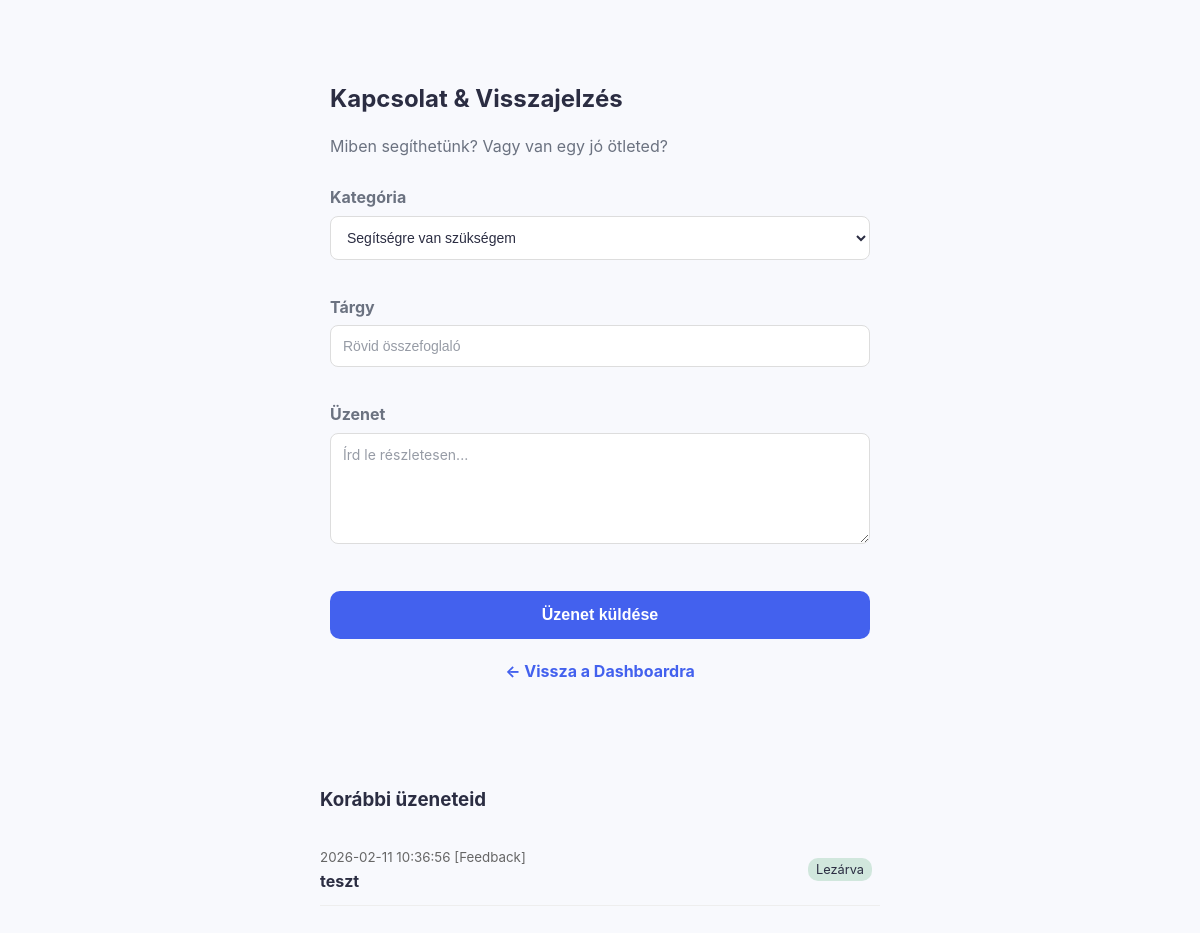
The app's page /support.php (signed in), older data.
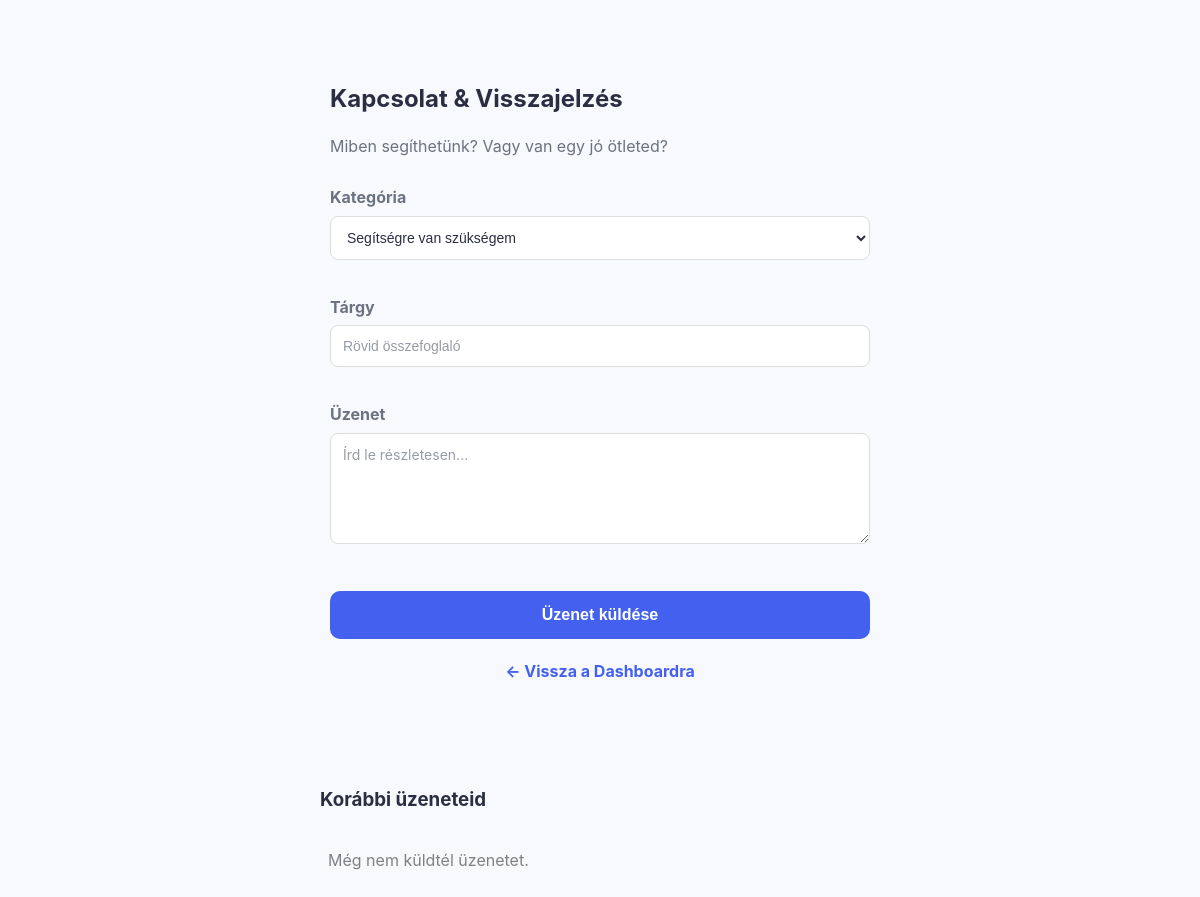
The same page, newer data.
### tables this page shows
CREATE TABLE `support_tickets` (
  `id` int(11) NOT NULL,
  `user_id` int(11) NOT NULL,
  `subject` varchar(255) NOT NULL,
  `message` text NOT NULL,
  `category` enum('Support','Feedback','Bug') DEFAULT 'Support',
  `status` enum('Open','Closed') DEFAULT 'Open',
  `created_at` timestamp NOT NULL DEFAULT current_timestamp()
);

### support.php (the view, shortened to what this page needs)
<?php
require 'database_connect.php';
$user_id = $_SESSION['user_id'];
?>
<!DOCTYPE html>
<html lang="hu">
<head>
    <link rel="stylesheet" href="style.css">
</head>
<body style="background-color: #f4f7f6;">
<div class="card" style="max-width: 600px; margin: 50px auto; padding: 30px;">
    <h2 style="margin-bottom: 10px;">Kapcsolat & Visszajelzés</h2>
    <p style="color: var(--text-muted); margin-bottom: 25px;">Miben segíthetünk? Vagy van egy jó ötleted?</p>
    <form method="POST">
        <div style="margin-bottom: 15px;">
            <label style="display: block; margin-bottom: 5px; font-weight: bold;">Kategória</label>
            <select name="category" style="width: 100%; padding: 12px; border-radius: 8px; border: 1px solid #ddd;">
                <option value="Support">Segítségre van szükségem</option>
            </select>
        </div>
        <div style="margin-bottom: 15px;">
            <label style="display: block; margin-bottom: 5px; font-weight: bold;">Tárgy</label>
            <input type="text" name="subject" placeholder="Rövid összefoglaló" required style="width: 100%; padding: 12px; border: 1px solid #ddd; border-radius: 8px;">
        </div>
        <div style="margin-bottom: 20px;">
            <label style="display: block; margin-bottom: 5px; font-weight: bold;">Üzenet</label>
            <textarea name="message" rows="5" placeholder="Írd le részletesen..." required style="width: 100%; padding: 12px; border: 1px solid #ddd; border-radius: 8px; font-family: inherit;"></textarea>
        </div>
        <button type="submit" name="send_ticket" class="btn-primary" style="width: 100%; padding: 15px; font-size: 1rem;">Üzenet küldése</button>
        <a href="dashboard.php" style="display: block; text-align: center; margin-top: 20px; color: var(--primary); text-decoration: none; font-weight: bold;">← Vissza a Dashboardra</a>
    </form>
</div>
<div class="card" style="max-width: 600px; margin: 20px auto; padding: 20px;">
    <h3>Korábbi üzeneteid</h3>
    <table style="width: 100%; border-collapse: collapse; margin-top: 10px;">
        <?php
        $history = mysqli_query($conn, "SELECT * FROM support_tickets WHERE user_id = $user_id ORDER BY created_at DESC");
        if (mysqli_num_rows($history) == 0) echo "<tr><td style='color:gray'>Még nem küldtél üzenetet.</td></tr>";
        while ($row = mysqli_fetch_assoc($history)):
        ?>
            <tr style="border-bottom: 1px solid #eee;">
                <td style="padding: 10px 0;">
                    <small style="color: #666;"><?php echo $row['created_at']; ?> [<?php echo $row['category']; ?>]</small><br>
                    <strong><?php echo htmlspecialchars($row['subject']); ?></strong>
                </td>
                <td style="text-align: right;">
                    <span style="font-size: 0.8rem; padding: 4px 8px; border-radius: 10px; background: <?php echo $row['status'] == 'Open' ? '#fff3cd' : '#d1e7dd'; ?>;">
                        <?php echo $row['status'] == 'Open' ? 'Folyamatban' : 'Lezárva'; ?>
                    </span>
                </td>
            </tr>
        <?php endwhile; ?>
    </table>
</div>
</body>
</html>

Row changes from the older to the newer data that the page shows:
removed support_tickets: created_at "2026-02-11 10:36:56", category "Feedback", subject "teszt", status "Lezárva"
Text that changed along with them:
text now shown: "Még nem küldtél üzenetet."
